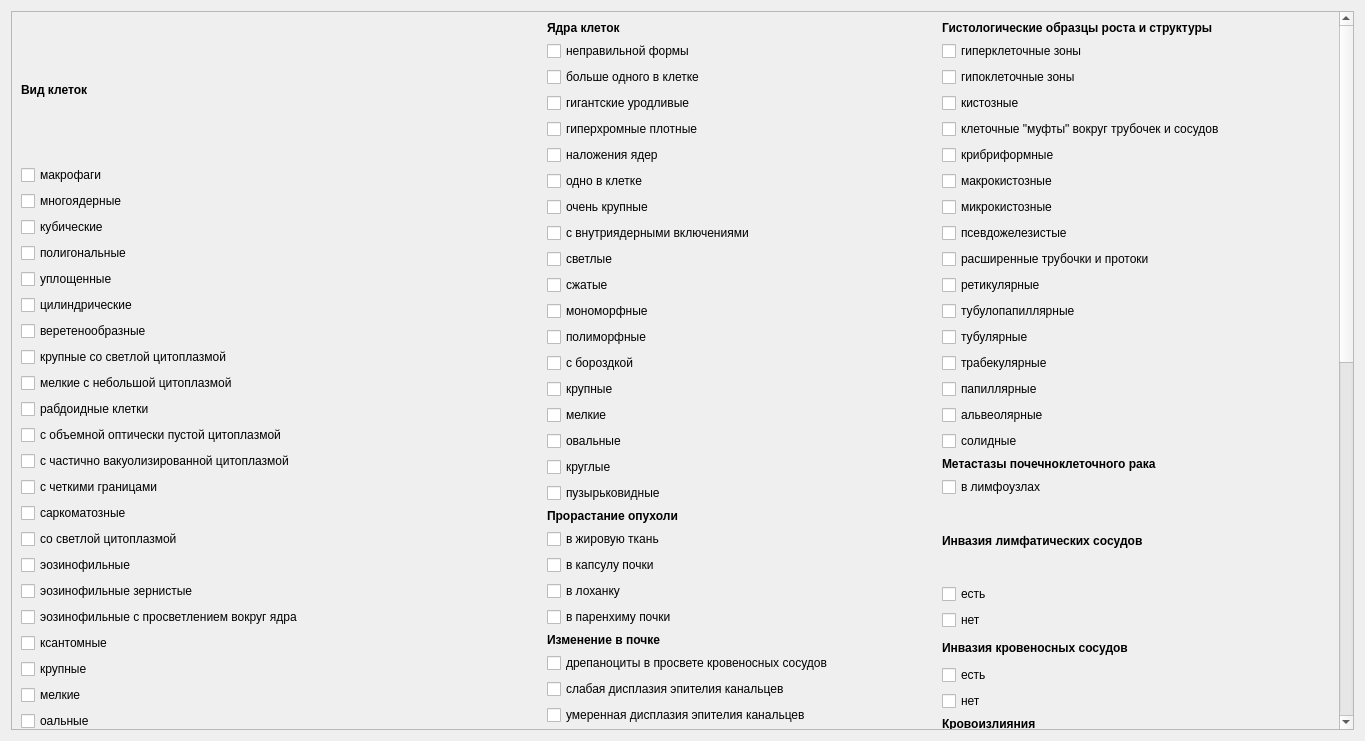
<?xml version="1.0" encoding="UTF-8"?>
<ui version="4.0">
 <class>KidneyFilter</class>
 <widget class="QDialog" name="KidneyFilter">
  <property name="geometry">
   <rect>
    <x>0</x>
    <y>0</y>
    <width>1365</width>
    <height>741</height>
   </rect>
  </property>
  <property name="windowTitle">
   <string>Dialog</string>
  </property>
  <layout class="QGridLayout" name="gridLayout_2">
   <item row="0" column="0">
    <widget class="QScrollArea" name="scrollArea">
     <property name="widgetResizable">
      <bool>true</bool>
     </property>
     <widget class="QWidget" name="scrollAreaWidgetContents_2">
      <property name="geometry">
       <rect>
        <x>0</x>
        <y>-600</y>
        <width>1328</width>
        <height>1321</height>
       </rect>
      </property>
      <layout class="QGridLayout" name="gridLayout">
       <item row="0" column="2">
        <layout class="QVBoxLayout" name="verticalLayout_21">
         <item>
          <widget class="QLabel" name="label_21">
           <property name="font">
            <font>
             <weight>75</weight>
             <bold>true</bold>
            </font>
           </property>
           <property name="text">
            <string>Гистологические образцы роста и структуры</string>
           </property>
          </widget>
         </item>
         <item>
          <widget class="QCheckBox" name="checkBox_133">
           <property name="text">
            <string>гиперклеточные зоны</string>
           </property>
          </widget>
         </item>
         <item>
          <widget class="QCheckBox" name="checkBox_134">
           <property name="text">
            <string>гипоклеточные зоны</string>
           </property>
          </widget>
         </item>
         <item>
          <widget class="QCheckBox" name="checkBox_139">
           <property name="text">
            <string>кистозные</string>
           </property>
          </widget>
         </item>
         <item>
          <widget class="QCheckBox" name="checkBox_140">
           <property name="text">
            <string>клеточные &quot;муфты&quot; вокруг трубочек и сосудов</string>
           </property>
          </widget>
         </item>
         <item>
          <widget class="QCheckBox" name="checkBox_141">
           <property name="text">
            <string>крибриформные</string>
           </property>
          </widget>
         </item>
         <item>
          <widget class="QCheckBox" name="checkBox_142">
           <property name="text">
            <string>макрокистозные</string>
           </property>
          </widget>
         </item>
         <item>
          <widget class="QCheckBox" name="checkBox_143">
           <property name="text">
            <string>микрокистозные</string>
           </property>
          </widget>
         </item>
         <item>
          <widget class="QCheckBox" name="checkBox_144">
           <property name="text">
            <string>псевдожелезистые</string>
           </property>
          </widget>
         </item>
         <item>
          <widget class="QCheckBox" name="checkBox_145">
           <property name="text">
            <string>расширенные трубочки и протоки</string>
           </property>
          </widget>
         </item>
         <item>
          <widget class="QCheckBox" name="checkBox_146">
           <property name="text">
            <string>ретикулярные</string>
           </property>
          </widget>
         </item>
         <item>
          <widget class="QCheckBox" name="checkBox_147">
           <property name="text">
            <string>тубулопапиллярные</string>
           </property>
          </widget>
         </item>
         <item>
          <widget class="QCheckBox" name="checkBox_148">
           <property name="text">
            <string>тубулярные</string>
           </property>
          </widget>
         </item>
         <item>
          <widget class="QCheckBox" name="checkBox_149">
           <property name="text">
            <string>трабекулярные</string>
           </property>
          </widget>
         </item>
         <item>
          <widget class="QCheckBox" name="checkBox_150">
           <property name="text">
            <string>папиллярные</string>
           </property>
          </widget>
         </item>
         <item>
          <widget class="QCheckBox" name="checkBox_151">
           <property name="text">
            <string>альвеолярные</string>
           </property>
          </widget>
         </item>
         <item>
          <widget class="QCheckBox" name="checkBox_152">
           <property name="text">
            <string>солидные</string>
           </property>
          </widget>
         </item>
         <item>
          <layout class="QVBoxLayout" name="verticalLayout_42">
           <item>
            <widget class="QLabel" name="label_42">
             <property name="font">
              <font>
               <weight>75</weight>
               <bold>true</bold>
              </font>
             </property>
             <property name="text">
              <string>Метастазы почечноклеточного рака</string>
             </property>
            </widget>
           </item>
           <item>
            <widget class="QCheckBox" name="checkBox_267">
             <property name="text">
              <string>в лимфоузлах</string>
             </property>
            </widget>
           </item>
          </layout>
         </item>
        </layout>
       </item>
       <item row="2" column="0">
        <layout class="QVBoxLayout" name="verticalLayout_32">
         <item>
          <widget class="QLabel" name="label_32">
           <property name="font">
            <font>
             <weight>75</weight>
             <bold>true</bold>
            </font>
           </property>
           <property name="text">
            <string>Строма опухоли</string>
           </property>
          </widget>
         </item>
         <item>
          <widget class="QCheckBox" name="checkBox_200">
           <property name="text">
            <string>макрофаги</string>
           </property>
          </widget>
         </item>
         <item>
          <widget class="QCheckBox" name="checkBox_201">
           <property name="text">
            <string>гиалиноз</string>
           </property>
          </widget>
         </item>
         <item>
          <widget class="QCheckBox" name="checkBox_202">
           <property name="text">
            <string>веретеноклеточная</string>
           </property>
          </widget>
         </item>
         <item>
          <widget class="QCheckBox" name="checkBox_203">
           <property name="text">
            <string>ксантомные клетки в строме опухоли</string>
           </property>
          </widget>
         </item>
         <item>
          <widget class="QCheckBox" name="checkBox_204">
           <property name="text">
            <string>ксантомные клетки в строме сосчков</string>
           </property>
          </widget>
         </item>
         <item>
          <widget class="QCheckBox" name="checkBox_205">
           <property name="text">
            <string>миксоматоз</string>
           </property>
          </widget>
         </item>
         <item>
          <widget class="QCheckBox" name="checkBox_206">
           <property name="text">
            <string>оссификаты</string>
           </property>
          </widget>
         </item>
         <item>
          <widget class="QCheckBox" name="checkBox_207">
           <property name="text">
            <string>отек</string>
           </property>
          </widget>
         </item>
         <item>
          <widget class="QCheckBox" name="checkBox_208">
           <property name="text">
            <string>очаговые скопления нейтрофильных лейкоцитов</string>
           </property>
          </widget>
         </item>
         <item>
          <widget class="QCheckBox" name="checkBox_209">
           <property name="text">
            <string>очаговый гиалиноз</string>
           </property>
          </widget>
         </item>
         <item>
          <widget class="QCheckBox" name="checkBox_210">
           <property name="text">
            <string>псаммомные тельца</string>
           </property>
          </widget>
         </item>
         <item>
          <widget class="QCheckBox" name="checkBox_211">
           <property name="text">
            <string>развитая капиллярная сеть</string>
           </property>
          </widget>
         </item>
         <item>
          <widget class="QCheckBox" name="checkBox_212">
           <property name="text">
            <string>склероз</string>
           </property>
          </widget>
         </item>
         <item>
          <widget class="QCheckBox" name="checkBox_213">
           <property name="text">
            <string>скопления плазматическх и лимфоидных клеток</string>
           </property>
          </widget>
         </item>
         <item>
          <widget class="QCheckBox" name="checkBox_214">
           <property name="text">
            <string>скопления плазматических клеток или полиморфноядерных лейкоцитов</string>
           </property>
          </widget>
         </item>
         <item>
          <widget class="QCheckBox" name="checkBox_215">
           <property name="text">
            <string>стромальная десмоплазия</string>
           </property>
          </widget>
         </item>
         <item>
          <widget class="QCheckBox" name="checkBox_216">
           <property name="text">
            <string>фиброз</string>
           </property>
          </widget>
         </item>
        </layout>
       </item>
       <item row="0" column="0" rowspan="2">
        <layout class="QVBoxLayout" name="verticalLayout_41">
         <item>
          <widget class="QLabel" name="label_41">
           <property name="font">
            <font>
             <weight>75</weight>
             <bold>true</bold>
            </font>
           </property>
           <property name="text">
            <string>Вид клеток</string>
           </property>
          </widget>
         </item>
         <item>
          <widget class="QCheckBox" name="checkBox_244">
           <property name="text">
            <string>макрофаги</string>
           </property>
          </widget>
         </item>
         <item>
          <widget class="QCheckBox" name="checkBox_245">
           <property name="text">
            <string>многоядерные</string>
           </property>
          </widget>
         </item>
         <item>
          <widget class="QCheckBox" name="checkBox_246">
           <property name="text">
            <string>кубические</string>
           </property>
          </widget>
         </item>
         <item>
          <widget class="QCheckBox" name="checkBox_247">
           <property name="text">
            <string>полигональные</string>
           </property>
          </widget>
         </item>
         <item>
          <widget class="QCheckBox" name="checkBox_248">
           <property name="text">
            <string>уплощенные</string>
           </property>
          </widget>
         </item>
         <item>
          <widget class="QCheckBox" name="checkBox_249">
           <property name="text">
            <string>цилиндрические</string>
           </property>
          </widget>
         </item>
         <item>
          <widget class="QCheckBox" name="checkBox_250">
           <property name="text">
            <string>веретенообразные</string>
           </property>
          </widget>
         </item>
         <item>
          <widget class="QCheckBox" name="checkBox_251">
           <property name="text">
            <string>крупные со светлой цитоплазмой</string>
           </property>
          </widget>
         </item>
         <item>
          <widget class="QCheckBox" name="checkBox_252">
           <property name="text">
            <string>мелкие с небольшой цитоплазмой</string>
           </property>
          </widget>
         </item>
         <item>
          <widget class="QCheckBox" name="checkBox_253">
           <property name="text">
            <string>рабдоидные клетки</string>
           </property>
          </widget>
         </item>
         <item>
          <widget class="QCheckBox" name="checkBox_254">
           <property name="text">
            <string>с объемной оптически пустой цитоплазмой</string>
           </property>
          </widget>
         </item>
         <item>
          <widget class="QCheckBox" name="checkBox_255">
           <property name="text">
            <string>с частично вакуолизированной цитоплазмой</string>
           </property>
          </widget>
         </item>
         <item>
          <widget class="QCheckBox" name="checkBox_256">
           <property name="text">
            <string>с четкими границами</string>
           </property>
          </widget>
         </item>
         <item>
          <widget class="QCheckBox" name="checkBox_257">
           <property name="text">
            <string>саркоматозные</string>
           </property>
          </widget>
         </item>
         <item>
          <widget class="QCheckBox" name="checkBox_258">
           <property name="text">
            <string>со светлой цитоплазмой</string>
           </property>
          </widget>
         </item>
         <item>
          <widget class="QCheckBox" name="checkBox_259">
           <property name="text">
            <string>эозинофильные</string>
           </property>
          </widget>
         </item>
         <item>
          <widget class="QCheckBox" name="checkBox_260">
           <property name="text">
            <string>эозинофильные зернистые</string>
           </property>
          </widget>
         </item>
         <item>
          <widget class="QCheckBox" name="checkBox_261">
           <property name="text">
            <string>эозинофильные с просветлением вокруг ядра</string>
           </property>
          </widget>
         </item>
         <item>
          <widget class="QCheckBox" name="checkBox_262">
           <property name="text">
            <string>ксантомные</string>
           </property>
          </widget>
         </item>
         <item>
          <widget class="QCheckBox" name="checkBox_263">
           <property name="text">
            <string>крупные</string>
           </property>
          </widget>
         </item>
         <item>
          <widget class="QCheckBox" name="checkBox_264">
           <property name="text">
            <string>мелкие</string>
           </property>
          </widget>
         </item>
         <item>
          <widget class="QCheckBox" name="checkBox_265">
           <property name="text">
            <string>оальные</string>
           </property>
          </widget>
         </item>
         <item>
          <widget class="QCheckBox" name="checkBox_266">
           <property name="text">
            <string>округлые</string>
           </property>
          </widget>
         </item>
         <item>
          <layout class="QVBoxLayout" name="verticalLayout_38">
           <item>
            <widget class="QLabel" name="label_38">
             <property name="font">
              <font>
               <weight>75</weight>
               <bold>true</bold>
              </font>
             </property>
             <property name="text">
              <string>Ядерная градация по Fuhrman</string>
             </property>
            </widget>
           </item>
           <item>
            <widget class="QCheckBox" name="checkBox_233">
             <property name="text">
              <string>ядра &lt;10mcm, круглые, плотный хроматин, нет ядрышек</string>
             </property>
            </widget>
           </item>
           <item>
            <widget class="QCheckBox" name="checkBox_234">
             <property name="text">
              <string>ядра 15mcm, круглые, нежногранулярный хроматин, маленькие ядрышки</string>
             </property>
            </widget>
           </item>
           <item>
            <widget class="QCheckBox" name="checkBox_235">
             <property name="text">
              <string>ядра 20mcm, круглые-овальные, грубогранулярный хроматин, выдающиеся ядрышки</string>
             </property>
            </widget>
           </item>
           <item>
            <widget class="QCheckBox" name="checkBox_236">
             <property name="text">
              <string>ядра &gt;20mcm, полиморфные, многодольчатые, гиперхромный хроматин, макроядрышки</string>
             </property>
            </widget>
           </item>
           <item>
            <layout class="QVBoxLayout" name="verticalLayout_44">
             <item>
              <widget class="QLabel" name="label_44">
               <property name="font">
                <font>
                 <weight>75</weight>
                 <bold>true</bold>
                </font>
               </property>
               <property name="text">
                <string>Степени дисплазии почечноклеточных раков</string>
               </property>
              </widget>
             </item>
             <item>
              <widget class="QCheckBox" name="checkBox_270">
               <property name="text">
                <string>ядра больше ядер нормальных канальцев, с крупными ядрышками</string>
               </property>
              </widget>
             </item>
             <item>
              <widget class="QCheckBox" name="checkBox_271">
               <property name="text">
                <string>ядра меньше размером ядер нормальных канальцев - 1 степень</string>
               </property>
              </widget>
             </item>
             <item>
              <widget class="QCheckBox" name="checkBox_272">
               <property name="text">
                <string>ядра равны ядрам нормальных канальцев - 2 степень</string>
               </property>
              </widget>
             </item>
            </layout>
           </item>
          </layout>
         </item>
        </layout>
       </item>
       <item row="2" column="1">
        <layout class="QVBoxLayout" name="verticalLayout_40">
         <item>
          <layout class="QVBoxLayout" name="verticalLayout_35">
           <item>
            <widget class="QLabel" name="label_35">
             <property name="font">
              <font>
               <weight>75</weight>
               <bold>true</bold>
              </font>
             </property>
             <property name="text">
              <string>Сосуды опухоли</string>
             </property>
            </widget>
           </item>
           <item>
            <widget class="QCheckBox" name="checkBox_224">
             <property name="text">
              <string>в просвете &quot;серповидноклеточные эритроциты</string>
             </property>
            </widget>
           </item>
           <item>
            <widget class="QCheckBox" name="checkBox_225">
             <property name="text">
              <string>капиллярная синусоидная сеть вокруг комплексов клеток</string>
             </property>
            </widget>
           </item>
          </layout>
         </item>
         <item>
          <widget class="QLabel" name="label_40">
           <property name="font">
            <font>
             <weight>75</weight>
             <bold>true</bold>
            </font>
           </property>
           <property name="text">
            <string>Хроматин</string>
           </property>
          </widget>
         </item>
         <item>
          <widget class="QCheckBox" name="checkBox_241">
           <property name="text">
            <string>везикулярный</string>
           </property>
          </widget>
         </item>
         <item>
          <widget class="QCheckBox" name="checkBox_242">
           <property name="text">
            <string>глыбчатый грубый</string>
           </property>
          </widget>
         </item>
         <item>
          <widget class="QCheckBox" name="checkBox_243">
           <property name="text">
            <string>равномерно распределенный нежногранулярный</string>
           </property>
          </widget>
         </item>
         <item>
          <layout class="QVBoxLayout" name="verticalLayout_39">
           <item>
            <widget class="QLabel" name="label_39">
             <property name="font">
              <font>
               <weight>75</weight>
               <bold>true</bold>
              </font>
             </property>
             <property name="text">
              <string>Включения</string>
             </property>
            </widget>
           </item>
           <item>
            <widget class="QCheckBox" name="checkBox_237">
             <property name="text">
              <string>гиалиновые глобули</string>
             </property>
            </widget>
           </item>
           <item>
            <widget class="QCheckBox" name="checkBox_238">
             <property name="text">
              <string>грубый коричневый пигмент</string>
             </property>
            </widget>
           </item>
           <item>
            <widget class="QCheckBox" name="checkBox_239">
             <property name="text">
              <string>другие</string>
             </property>
            </widget>
           </item>
           <item>
            <widget class="QCheckBox" name="checkBox_240">
             <property name="text">
              <string>липиды</string>
             </property>
            </widget>
           </item>
           <item>
            <layout class="QVBoxLayout" name="verticalLayout_37">
             <item>
              <widget class="QLabel" name="label_37">
               <property name="font">
                <font>
                 <weight>75</weight>
                 <bold>true</bold>
                </font>
               </property>
               <property name="text">
                <string>Клеточный состав</string>
               </property>
              </widget>
             </item>
             <item>
              <widget class="QCheckBox" name="checkBox_231">
               <property name="text">
                <string>мономорфный</string>
               </property>
              </widget>
             </item>
             <item>
              <widget class="QCheckBox" name="checkBox_232">
               <property name="text">
                <string>полимфорный</string>
               </property>
              </widget>
             </item>
            </layout>
           </item>
          </layout>
         </item>
        </layout>
       </item>
       <item row="1" column="2">
        <layout class="QVBoxLayout" name="verticalLayout_43">
         <item>
          <widget class="QLabel" name="label_43">
           <property name="font">
            <font>
             <weight>75</weight>
             <bold>true</bold>
            </font>
           </property>
           <property name="text">
            <string>Инвазия лимфатических сосудов</string>
           </property>
          </widget>
         </item>
         <item>
          <widget class="QCheckBox" name="checkBox_268">
           <property name="text">
            <string>есть</string>
           </property>
          </widget>
         </item>
         <item>
          <widget class="QCheckBox" name="checkBox_269">
           <property name="text">
            <string>нет</string>
           </property>
          </widget>
         </item>
         <item>
          <layout class="QVBoxLayout" name="verticalLayout_28">
           <item>
            <widget class="QLabel" name="label_28">
             <property name="font">
              <font>
               <weight>75</weight>
               <bold>true</bold>
              </font>
             </property>
             <property name="text">
              <string>Инвазия кровеносных сосудов</string>
             </property>
            </widget>
           </item>
           <item>
            <widget class="QCheckBox" name="checkBox_185">
             <property name="text">
              <string>есть</string>
             </property>
            </widget>
           </item>
           <item>
            <widget class="QCheckBox" name="checkBox_186">
             <property name="text">
              <string>нет</string>
             </property>
            </widget>
           </item>
          </layout>
         </item>
         <item>
          <layout class="QVBoxLayout" name="verticalLayout_24">
           <item>
            <layout class="QVBoxLayout" name="verticalLayout_34">
             <item>
              <widget class="QLabel" name="label_34">
               <property name="font">
                <font>
                 <weight>75</weight>
                 <bold>true</bold>
                </font>
               </property>
               <property name="text">
                <string>Кровоизлияния</string>
               </property>
              </widget>
             </item>
             <item>
              <widget class="QCheckBox" name="checkBox_222">
               <property name="text">
                <string>есть</string>
               </property>
              </widget>
             </item>
             <item>
              <widget class="QCheckBox" name="checkBox_223">
               <property name="text">
                <string>нет</string>
               </property>
              </widget>
             </item>
            </layout>
           </item>
           <item>
            <widget class="QLabel" name="label_24">
             <property name="font">
              <font>
               <weight>75</weight>
               <bold>true</bold>
              </font>
             </property>
             <property name="text">
              <string>Некрозы</string>
             </property>
            </widget>
           </item>
           <item>
            <widget class="QCheckBox" name="checkBox_153">
             <property name="text">
              <string>есть</string>
             </property>
            </widget>
           </item>
           <item>
            <widget class="QCheckBox" name="checkBox_154">
             <property name="text">
              <string>нет</string>
             </property>
            </widget>
           </item>
           <item>
            <layout class="QVBoxLayout" name="verticalLayout_29">
             <item>
              <widget class="QLabel" name="label_29">
               <property name="font">
                <font>
                 <weight>75</weight>
                 <bold>true</bold>
                </font>
               </property>
               <property name="text">
                <string>Митозы</string>
               </property>
              </widget>
             </item>
             <item>
              <widget class="QCheckBox" name="checkBox_187">
               <property name="text">
                <string>много</string>
               </property>
              </widget>
             </item>
             <item>
              <widget class="QCheckBox" name="checkBox_188">
               <property name="text">
                <string>патологические</string>
               </property>
              </widget>
             </item>
             <item>
              <widget class="QCheckBox" name="checkBox_189">
               <property name="text">
                <string>есть единичные в поле зрения x40</string>
               </property>
              </widget>
             </item>
             <item>
              <widget class="QCheckBox" name="checkBox_190">
               <property name="text">
                <string>нет</string>
               </property>
              </widget>
             </item>
            </layout>
           </item>
          </layout>
         </item>
        </layout>
       </item>
       <item row="2" column="2">
        <layout class="QVBoxLayout" name="verticalLayout_36">
         <item>
          <layout class="QVBoxLayout" name="verticalLayout_33">
           <item>
            <widget class="QLabel" name="label_33">
             <property name="font">
              <font>
               <weight>75</weight>
               <bold>true</bold>
              </font>
             </property>
             <property name="text">
              <string>Опухолевый узел</string>
             </property>
            </widget>
           </item>
           <item>
            <widget class="QCheckBox" name="checkBox_217">
             <property name="text">
              <string>хорошо отграничен</string>
             </property>
            </widget>
           </item>
           <item>
            <widget class="QCheckBox" name="checkBox_218">
             <property name="text">
              <string>без четких границ</string>
             </property>
            </widget>
           </item>
           <item>
            <widget class="QCheckBox" name="checkBox_219">
             <property name="text">
              <string>опухолевые сателлиты</string>
             </property>
            </widget>
           </item>
           <item>
            <widget class="QCheckBox" name="checkBox_220">
             <property name="text">
              <string>с капсулой</string>
             </property>
            </widget>
           </item>
           <item>
            <widget class="QCheckBox" name="checkBox_221">
             <property name="text">
              <string>с псевдокапсулой</string>
             </property>
            </widget>
           </item>
          </layout>
         </item>
         <item>
          <layout class="QVBoxLayout" name="verticalLayout_30">
           <item>
            <widget class="QLabel" name="label_30">
             <property name="font">
              <font>
               <weight>75</weight>
               <bold>true</bold>
              </font>
             </property>
             <property name="text">
              <string>Выстилка кист</string>
             </property>
            </widget>
           </item>
           <item>
            <widget class="QCheckBox" name="checkBox_191">
             <property name="text">
              <string>клетки кубические</string>
             </property>
            </widget>
           </item>
           <item>
            <widget class="QCheckBox" name="checkBox_192">
             <property name="text">
              <string>клетки светлые</string>
             </property>
            </widget>
           </item>
           <item>
            <widget class="QCheckBox" name="checkBox_193">
             <property name="text">
              <string>клетки уплощенные</string>
             </property>
            </widget>
           </item>
           <item>
            <widget class="QCheckBox" name="checkBox_194">
             <property name="text">
              <string>один ряд без пролифератов клеток</string>
             </property>
            </widget>
           </item>
           <item>
            <widget class="QCheckBox" name="checkBox_195">
             <property name="text">
              <string>один ряд с пролифератами клеток</string>
             </property>
            </widget>
           </item>
          </layout>
         </item>
         <item>
          <widget class="QLabel" name="label_36">
           <property name="font">
            <font>
             <weight>75</weight>
             <bold>true</bold>
            </font>
           </property>
           <property name="text">
            <string>Ядрышки</string>
           </property>
          </widget>
         </item>
         <item>
          <widget class="QCheckBox" name="checkBox_226">
           <property name="text">
            <string>множественные</string>
           </property>
          </widget>
         </item>
         <item>
          <widget class="QCheckBox" name="checkBox_227">
           <property name="text">
            <string>единичные</string>
           </property>
          </widget>
         </item>
         <item>
          <widget class="QCheckBox" name="checkBox_228">
           <property name="text">
            <string>очень крупные</string>
           </property>
          </widget>
         </item>
         <item>
          <widget class="QCheckBox" name="checkBox_229">
           <property name="text">
            <string>крупные</string>
           </property>
          </widget>
         </item>
         <item>
          <widget class="QCheckBox" name="checkBox_230">
           <property name="text">
            <string>мелкие</string>
           </property>
          </widget>
         </item>
        </layout>
       </item>
       <item row="0" column="1" rowspan="2">
        <layout class="QVBoxLayout" name="verticalLayout_25">
         <item>
          <widget class="QLabel" name="label_25">
           <property name="font">
            <font>
             <weight>75</weight>
             <bold>true</bold>
            </font>
           </property>
           <property name="text">
            <string>Ядра клеток</string>
           </property>
          </widget>
         </item>
         <item>
          <widget class="QCheckBox" name="checkBox_155">
           <property name="text">
            <string>неправильной формы</string>
           </property>
          </widget>
         </item>
         <item>
          <widget class="QCheckBox" name="checkBox_156">
           <property name="text">
            <string>больше одного в клетке</string>
           </property>
          </widget>
         </item>
         <item>
          <widget class="QCheckBox" name="checkBox_157">
           <property name="text">
            <string>гигантские уродливые</string>
           </property>
          </widget>
         </item>
         <item>
          <widget class="QCheckBox" name="checkBox_158">
           <property name="text">
            <string>гиперхромные плотные</string>
           </property>
          </widget>
         </item>
         <item>
          <widget class="QCheckBox" name="checkBox_159">
           <property name="text">
            <string>наложения ядер</string>
           </property>
          </widget>
         </item>
         <item>
          <widget class="QCheckBox" name="checkBox_160">
           <property name="text">
            <string>одно в клетке</string>
           </property>
          </widget>
         </item>
         <item>
          <widget class="QCheckBox" name="checkBox_161">
           <property name="text">
            <string>очень крупные</string>
           </property>
          </widget>
         </item>
         <item>
          <widget class="QCheckBox" name="checkBox_162">
           <property name="text">
            <string>с внутриядерными включениями</string>
           </property>
          </widget>
         </item>
         <item>
          <widget class="QCheckBox" name="checkBox_163">
           <property name="text">
            <string>светлые</string>
           </property>
          </widget>
         </item>
         <item>
          <widget class="QCheckBox" name="checkBox_164">
           <property name="text">
            <string>сжатые</string>
           </property>
          </widget>
         </item>
         <item>
          <widget class="QCheckBox" name="checkBox_165">
           <property name="text">
            <string>мономорфные</string>
           </property>
          </widget>
         </item>
         <item>
          <widget class="QCheckBox" name="checkBox_166">
           <property name="text">
            <string>полиморфные</string>
           </property>
          </widget>
         </item>
         <item>
          <widget class="QCheckBox" name="checkBox_167">
           <property name="text">
            <string>с бороздкой</string>
           </property>
          </widget>
         </item>
         <item>
          <widget class="QCheckBox" name="checkBox_168">
           <property name="text">
            <string>крупные</string>
           </property>
          </widget>
         </item>
         <item>
          <widget class="QCheckBox" name="checkBox_169">
           <property name="text">
            <string>мелкие</string>
           </property>
          </widget>
         </item>
         <item>
          <widget class="QCheckBox" name="checkBox_170">
           <property name="text">
            <string>овальные</string>
           </property>
          </widget>
         </item>
         <item>
          <widget class="QCheckBox" name="checkBox_171">
           <property name="text">
            <string>круглые</string>
           </property>
          </widget>
         </item>
         <item>
          <widget class="QCheckBox" name="checkBox_172">
           <property name="text">
            <string>пузырьковидные</string>
           </property>
          </widget>
         </item>
         <item>
          <layout class="QVBoxLayout" name="verticalLayout_31">
           <item>
            <layout class="QVBoxLayout" name="verticalLayout_27">
             <item>
              <widget class="QLabel" name="label_27">
               <property name="font">
                <font>
                 <weight>75</weight>
                 <bold>true</bold>
                </font>
               </property>
               <property name="text">
                <string>Прорастание опухоли</string>
               </property>
              </widget>
             </item>
             <item>
              <widget class="QCheckBox" name="checkBox_181">
               <property name="text">
                <string>в жировую ткань</string>
               </property>
              </widget>
             </item>
             <item>
              <widget class="QCheckBox" name="checkBox_182">
               <property name="text">
                <string>в капсулу почки</string>
               </property>
              </widget>
             </item>
             <item>
              <widget class="QCheckBox" name="checkBox_183">
               <property name="text">
                <string>в лоханку</string>
               </property>
              </widget>
             </item>
             <item>
              <widget class="QCheckBox" name="checkBox_184">
               <property name="text">
                <string>в паренхиму почки</string>
               </property>
              </widget>
             </item>
            </layout>
           </item>
           <item>
            <widget class="QLabel" name="label_31">
             <property name="font">
              <font>
               <weight>75</weight>
               <bold>true</bold>
              </font>
             </property>
             <property name="text">
              <string>Изменение в почке</string>
             </property>
            </widget>
           </item>
           <item>
            <widget class="QCheckBox" name="checkBox_196">
             <property name="text">
              <string>дрепаноциты в просвете кровеносных сосудов</string>
             </property>
            </widget>
           </item>
           <item>
            <widget class="QCheckBox" name="checkBox_197">
             <property name="text">
              <string>слабая дисплазия эпителия канальцев</string>
             </property>
            </widget>
           </item>
           <item>
            <widget class="QCheckBox" name="checkBox_198">
             <property name="text">
              <string>умеренная дисплазия эпителия канальцев</string>
             </property>
            </widget>
           </item>
           <item>
            <widget class="QCheckBox" name="checkBox_199">
             <property name="text">
              <string>хроническое воспаление</string>
             </property>
            </widget>
           </item>
           <item>
            <layout class="QVBoxLayout" name="verticalLayout_26">
             <item>
              <widget class="QLabel" name="label_26">
               <property name="font">
                <font>
                 <weight>75</weight>
                 <bold>true</bold>
                </font>
               </property>
               <property name="text">
                <string>Цитоплазма</string>
               </property>
              </widget>
             </item>
             <item>
              <widget class="QCheckBox" name="checkBox_173">
               <property name="text">
                <string>скудная</string>
               </property>
              </widget>
             </item>
             <item>
              <widget class="QCheckBox" name="checkBox_174">
               <property name="text">
                <string>умеренно выраженная</string>
               </property>
              </widget>
             </item>
             <item>
              <widget class="QCheckBox" name="checkBox_175">
               <property name="text">
                <string>обильная</string>
               </property>
              </widget>
             </item>
             <item>
              <widget class="QCheckBox" name="checkBox_176">
               <property name="text">
                <string>с просветлением вокруг ядра</string>
               </property>
              </widget>
             </item>
             <item>
              <widget class="QCheckBox" name="checkBox_177">
               <property name="text">
                <string>эозинофильная</string>
               </property>
              </widget>
             </item>
             <item>
              <widget class="QCheckBox" name="checkBox_178">
               <property name="text">
                <string>эозинофильная зернистая</string>
               </property>
              </widget>
             </item>
             <item>
              <widget class="QCheckBox" name="checkBox_179">
               <property name="text">
                <string>базофильная</string>
               </property>
              </widget>
             </item>
             <item>
              <widget class="QCheckBox" name="checkBox_180">
               <property name="text">
                <string>светлая</string>
               </property>
              </widget>
             </item>
            </layout>
           </item>
          </layout>
         </item>
        </layout>
       </item>
       <item row="3" column="2">
        <layout class="QHBoxLayout" name="horizontalLayout">
         <item>
          <widget class="QPushButton" name="pushButton">
           <property name="text">
            <string>Отменить</string>
           </property>
          </widget>
         </item>
         <item>
          <widget class="QPushButton" name="pushButton_2">
           <property name="text">
            <string>Фильтровать</string>
           </property>
          </widget>
         </item>
        </layout>
       </item>
      </layout>
     </widget>
    </widget>
   </item>
  </layout>
 </widget>
 <resources/>
 <connections/>
</ui>
